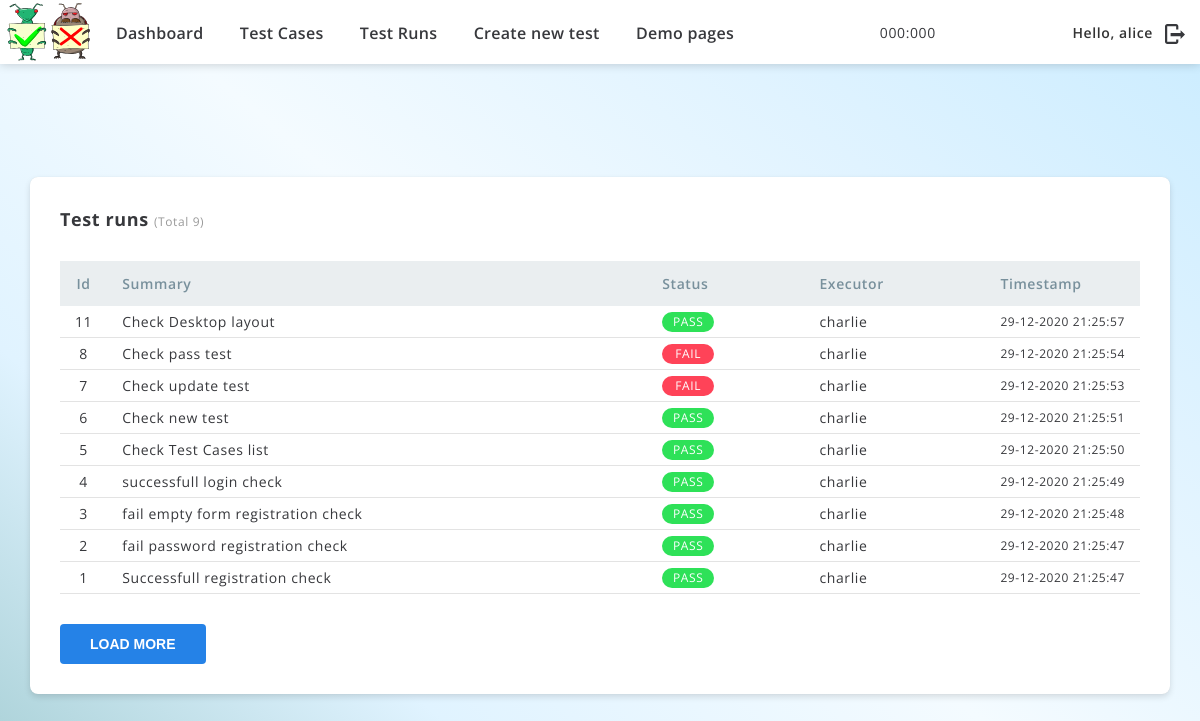
Page /runs/ (signed in) on the committed database.
### tcm/models.py (models this page shows, shortened)
class TestRun(models.Model):
    class Meta:
        ordering = ['-timestamp']
        get_latest_by = 'timestamp'
    test_case = models.ForeignKey(TestCase,
                                  on_delete=models.CASCADE,
                                  related_name='runs')
    status = models.CharField(choices=TestStatus.choices(),
                              max_length=10)
    executor = models.ForeignKey(User,
                                 on_delete=models.SET_NULL,
                                 related_name='runs',
                                 null=True,
                                 blank=True)
    timestamp = models.DateTimeField(auto_now=True)

class TestCase(models.Model):
    name = models.CharField(default='',
                            null=False,
                            max_length=100,
                            unique=False)
    description = models.CharField(default='',
                                   null=False,
                                   blank=True,
                                   max_length=1000)
    author = models.ForeignKey(User,
                               on_delete=models.SET_NULL,
                               related_name='tests',
                               null=True)

### tcm/views/decorators.py (the view)
        def wrapper(*args, **kwargs):
            if args[0].method in methods:
                return func(*args, **kwargs)
            else:
                return HttpResponseNotAllowed(list(methods))

### tcm/views/testnrun.py (called while the page is built)
@login_required
@allowed_methods('GET')
def test_runs(request):
    payload = dict()
    runs = TestRun.objects.all()
    payload['test_runs'] = runs[:PAGE_SIZE]
    payload['count'] = len(runs)
    payload['end'] = len(runs) <= PAGE_SIZE
    return render(request, 'testruns.html', context=payload)

### templates/testruns.html (shortened to what this page needs)
{% extends 'base.html' %}
{% block content %}
    <div class="wrap">
        <div class="container">
            <div class="wBox2">
                <div class="tableTitle">Test runs <span>(Total {{ count }})</span></div>
                <div class="testTableBox">
                    <table class="testTable testRuns">
                        <thead class="ttHead">
                        <tr>
                            <th class="thId">Id</th>
                            <th class="thName">Summary</th>
                            <th class="thStatus">Status</th>
                            <th class="thExecutor">Executor</th>
                            <th class="thTime">Timestamp</th>
                        </tr>
                        </thead>
                        <tbody>
                        {% for run in test_runs %}
                            <tr class="testRow_{{ run.test_case.id }}">
                                <td class="ttId">{{ run.test_case.id }}</td>
                                <td class="ttName">{{ run.test_case.name }}</td>
                                <td class="ttStatus"><span class="{{ run.status }}">{{ run.status }}</span></td>
                                <td class="ttExecutor">{{ run.executor.username }}</td>
                                <td class="ttTime">{{ run.timestamp | date:"d-m-Y H:i:s" }}</td>
                            </tr>
                        {% endfor %}
                        </tbody>
                    </table>
                </div>
                <div class="loadMore"><input type="button" onclick="lazyLoad()" value="load more"></div>
            </div>
        </div>
    </div>
{% endblock %}

### templates/base.html (shortened to what this page needs)
<!DOCTYPE html>
<html>
<head>
    {% load static %}
    <link href="{% static 'assets/css/zebra_datepicker.min.css' %}" rel="stylesheet">
    <link href="{% static 'assets/css/style.css' %}" rel="stylesheet">
</head>
<body>
{% if user.is_authenticated %}
    <header>
        <div class="container">
            <div class="lHeader">
                <div class="logo"><a href="{% url 'home' %}"><img src="{% static "assets/img/logo.svg" %}"/><img
                        src="{% static "assets/img/logo2.svg" %}"/></a></div>
                <div class="menuBox">
                    <div class="menuInner">
                        <ul>
                            <li><a href="{% url 'home' %}">Dashboard</a></li>
                            <li><a href="{% url 'tests' %}">Test Cases</a></li>
                            <li><a href="{% url 'runs' %}">Test Runs</a></li>
                            <li><a href="{% url 'new_test' %}">Create new test</a></li>
                            <li><a href="{% url 'demo_pages' %}">Demo pages</a></li>
                        </ul>
                    </div>
                </div>
            </div>
            <div class="position">000:000</div>
            <div class="account">
                <h2>Hello, {{ user.username }}</h2>
                <a href="{% url 'logout' %}" class="logOut"></a>
            </div>
        </div>
    </header>
{% endif %}
{% if user.is_authenticated %}
    <main>
{% else %}
    <main class="mainLogin">
{% endif %}
{% block content %}
{% endblock %}
</main>
</body>
</html>

### rows in the picture
TestRun: test_case.id "11", test_case.name "Check Desktop layout", status "PASS", executor.username "charlie", timestamp "29-12-2020 21:25:57"
TestRun: test_case.id "8", test_case.name "Check pass test", status "FAIL", executor.username "charlie", timestamp "29-12-2020 21:25:54"
TestRun: test_case.id "7", test_case.name "Check update test", status "FAIL", executor.username "charlie", timestamp "29-12-2020 21:25:53"
TestRun: test_case.id "6", test_case.name "Check new test", status "PASS", executor.username "charlie", timestamp "29-12-2020 21:25:51"
TestRun: test_case.id "5", test_case.name "Check Test Cases list", status "PASS", executor.username "charlie", timestamp "29-12-2020 21:25:50"
TestRun: test_case.id "4", test_case.name "successfull login check", status "PASS", executor.username "charlie", timestamp "29-12-2020 21:25:49"
TestRun: test_case.id "3", test_case.name "fail empty form registration check", status "PASS", executor.username "charlie", timestamp "29-12-2020 21:25:48"
TestRun: test_case.id "2", test_case.name "fail password registration check", status "PASS", executor.username "charlie", timestamp "29-12-2020 21:25:47"
TestRun: test_case.id "1", test_case.name "Successfull registration check", status "PASS", executor.username "charlie", timestamp "29-12-2020 21:25:47"

### other values in the picture
{{ user.username }} "alice"
{{ count }} "9"
